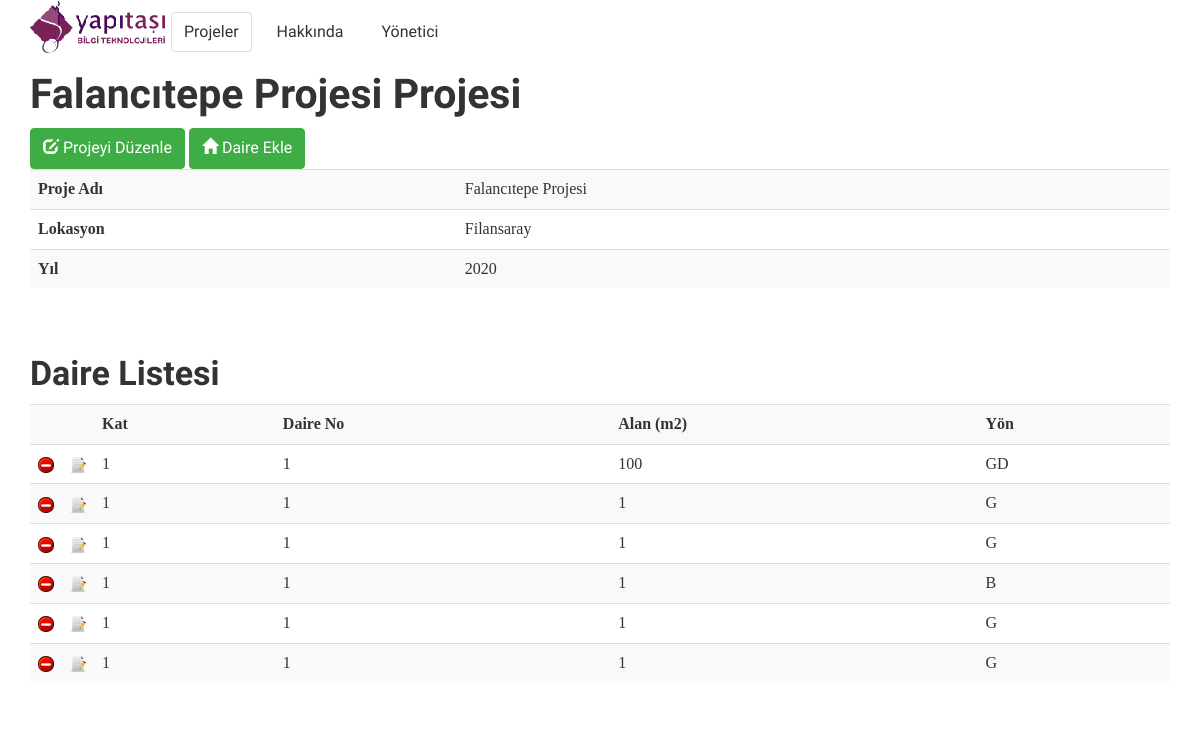
Before: /unit/project/8/ with the older database file.
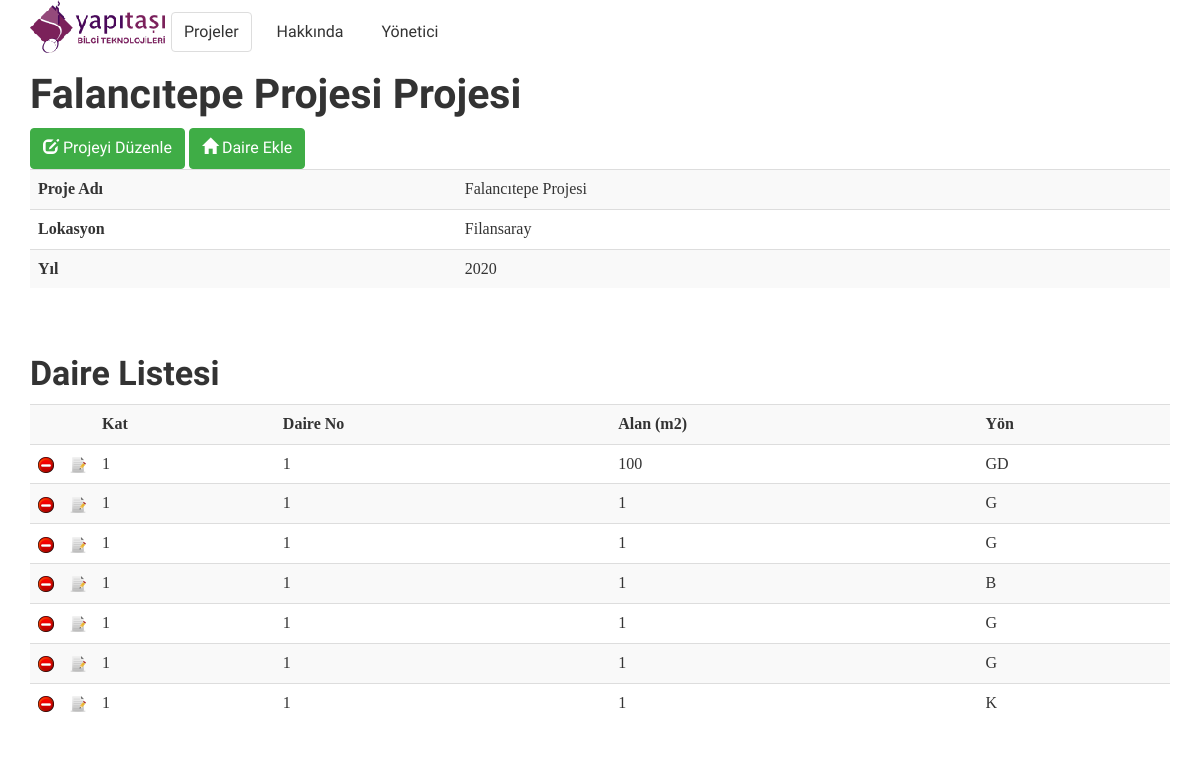
After: the same page with the newer database file.
### unit/models.py (models this page shows, shortened)
class Unit(models.Model):
    project = models.ForeignKey(Project)
    floor = models.IntegerField('unit_floor')
    unit_no = models.IntegerField('unit_no', unique=True)
    area = models.IntegerField('gross area (m2)')
    direction = models.CharField('direction', max_length=2)

### unit/views.py (the view)
# urls.py: url(r'^project/(?P<id>[\d]+)/$', views.project, name='project'),
def project(request, id):
    project = Project.objects.get(id=id)
    units = Unit.objects.filter(id=id)
    context = {'project': project}
    return render(request, 'unit/project.html', context)

### unit/templates/unit/project.html (shortened to what this page needs)
{% extends 'common/base.html' %}
{% block content %}
    <h1> {{ project.name }} Projesi</h1>
        <a class="btn btn-success" href="{% url 'edit_project' project.id %}">
				<i class="glyphicon glyphicon-edit"></i> Projeyi Düzenle
			</a>
        <a class="btn btn-success" href="{% url 'add_unit' project.id %}">
				<i class="glyphicon glyphicon-home"></i> Daire Ekle
			</a>
     <table class="table table-striped table-hover">
    <tr>
        <th>Proje Adı</th>
        <td>{{ project.name }}</td>
    </tr>
     <tr>
        <th>Lokasyon</th>
        <td>{{  project.city }}</td>
    </tr>
            <tr>
        <th>Yıl</th>
        <td>{{  project.year }}</td>
    </tr>
    </table>
    <br>
    <h2>Daire Listesi</h2>
    <table class="table table-striped table-hover">
    <tr>
        <th style="width:10px" title="Sil"></th>
        <th style="width:10px" title="Düzenle"></th>
        <th>Kat</th>
        <th>Daire No</th>
        <th>Alan (m2)</th>
        <th>Yön</th>
    </tr>
    {% for unit in project.unit_set.all %}
    <tr>
    <td><a href="{% url 'delete_unit' unit.id %}"><img src="{{ STATIC_URL }}icons/delete.png" alt="Sil"></a></td>
    <td><a href="{% url 'edit_unit' unit.id %}"><img src="{{ STATIC_URL }}icons/edit.png" alt="Düzenle"></a></td>
    <td>{{  unit.floor }}</td>
    <td>{{  unit.unit_no }}</td>
    <td>{{  unit.area }}</td>
    <td>{{  unit.direction }}</td>
    </tr>
    {% endfor %}
    </table>
{% endblock %}

Changed rows visible on the page:
added Unit: floor "1", unit_no "1", area "1", direction "K"
